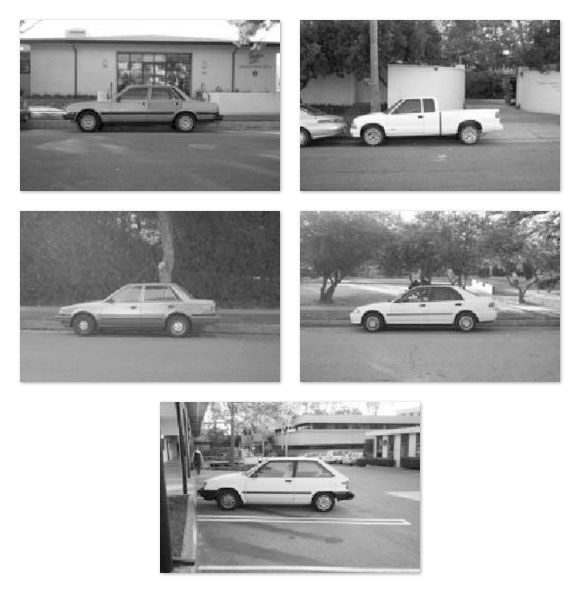
#> input picture NeuralNetwork/RCNN/IOU/1.jpg, 580 x 593 px
$ jupyter execute Untitled.ipynb
#> lines starting #> are read from the running program, lines starting #| are printed output that depends on the picture
[cell 1]
import cv2
import numpy as np
from matplotlib import pyplot as plt
from collections import namedtuple

# Information about the Box
Each box has 4 attribute ($x_1,y_1,x_2,y_2$)
* The ($x_1,y_1$) portion is coordinate at the top left conner
* The ($x_2,y_2$) portion is coordinate at the bottom right conner

[cell 2]
def calcualte_intersection_over_unit(boxA,boxB):
    x_top_left=max(boxA[0],boxB[0])
    y_top_left=max(boxA[1],boxB[1])
    x_right_bottom=min(boxA[2],boxB[2])
    y_right_bottom=min(boxA[3],boxB[3])

    intersection_area=max(0,x_right_bottom-x_top_left+1)*max(0,y_right_bottom-y_top_left+1)

    boxA_area=(boxA[2]-boxA[0]+1)*(boxA[3]-boxA[1]+1)
    boxB_area=(boxB[2]-boxB[0]+1)*(boxB[3]-boxB[1]+1)
    IOU=intersection_area/(boxA_area+boxB_area-intersection_area)
    return IOU

[cell 3]
Detection=namedtuple("Detection",["image_path","ground_truth","predict_bounding_box"])
example=[Detection("1.jpg", [39, 63, 203, 112], [54, 66, 198, 114]),
	Detection("2.jpg", [49, 75, 203, 125], [42, 78, 186, 126]),
	Detection("3.jpg", [31, 69, 201, 125], [18, 63, 235, 135]),
	Detection("4.jpg", [50, 72, 197, 121], [54, 72, 198, 120]),
	Detection("5.jpg", [35, 51, 196, 110], [36, 60, 180, 108])]

[cell 4]
fig=plt.subplots(figsize=(30,30))

for i,detection in enumerate(example):
    image=cv2.imread(detection.image_path)
#> image is the input picture: shape (593, 580, 3); min 0, max 255, mean 174.5
    cv2.rectangle(image,tuple(detection.ground_truth[:2]),tuple(detection.ground_truth[2:]),
                 (0, 255, 0),2)

    cv2.rectangle(image,tuple(detection.predict_bounding_box[:2]),tuple(detection.predict_bounding_box[2:]),
                 (0,0,255),2)

    iou=calcualte_intersection_over_unit(detection.ground_truth,detection.predict_bounding_box)
    cv2.putText(image,"IOU {:.4f}".format(iou),(10,30),cv2.FONT_HERSHEY_SIMPLEX,0.6,(0,255,0),2)
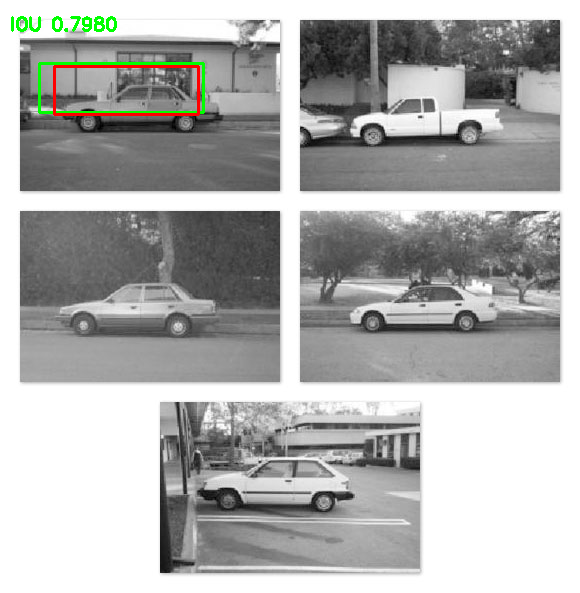
#> image: shape (593, 580, 3); mean B, G, R 173.1, 174.5, 173.9
    print(detection.image_path+", IOU:",iou)
    plt.imshow(image)
    plt.subplot(5,1,i+1)


plt.show()
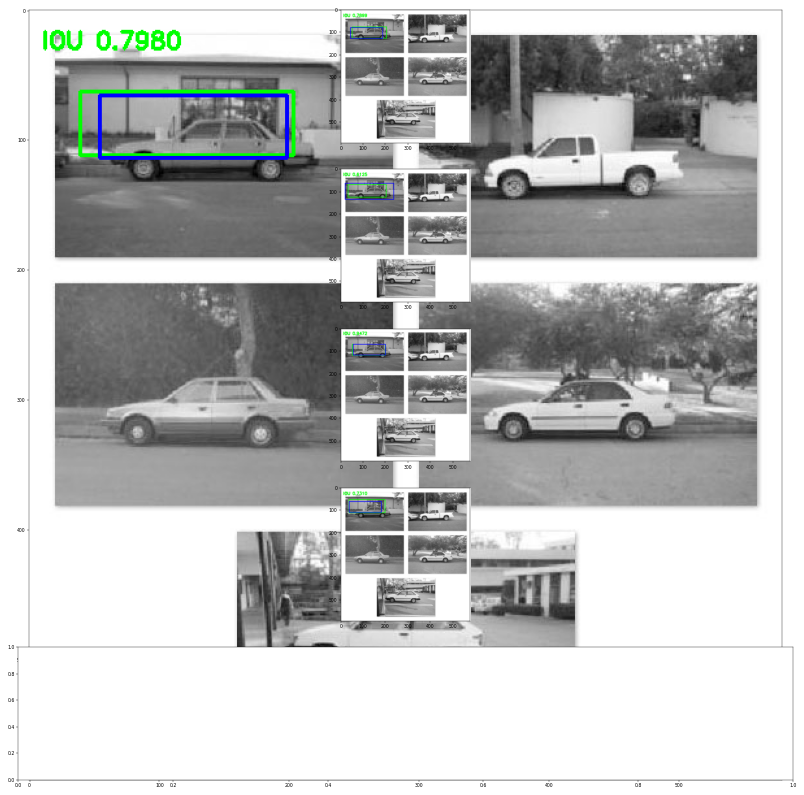
#> figure drawn by matplotlib, 5 panels; B, G, R data is drawn as R, G, B
